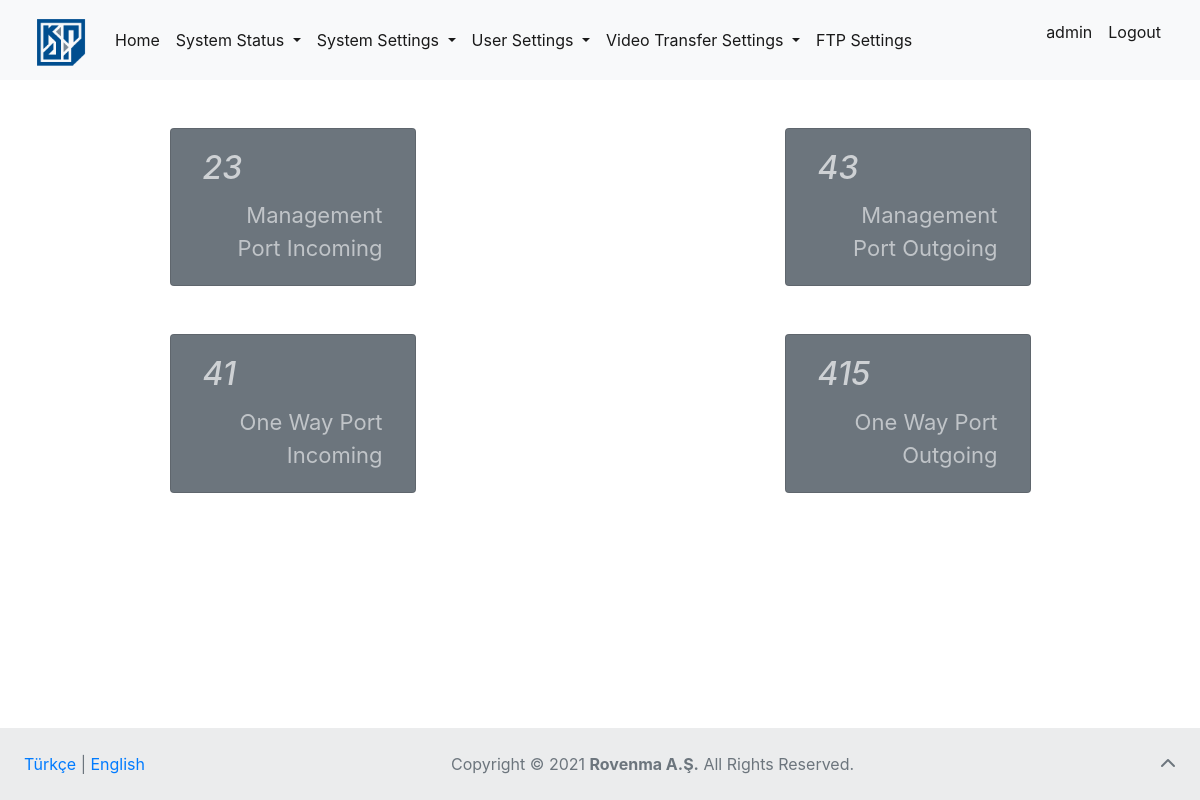
The app's page /packets/ (signed in) with its own data.
### page_articles/models.py (models this page shows, shortened)
class NavbarFooterArticles(models.Model):
    lang = models.CharField(
        verbose_name="Language (like TR or EN)", max_length=2)
    homepage = models.CharField(verbose_name="Home (link)", max_length=20)
    system_status = models.CharField(
        verbose_name="System Status (dropdown)", max_length=30)
    statistics_field = models.CharField(
        verbose_name="Statistics (field)", max_length=20)
    sensors = models.CharField(verbose_name="Sensors (field)", max_length=20)
    packets = models.CharField(verbose_name="Packets (field)", max_length=20, default=None, null=True)
    log_records = models.CharField(
        verbose_name="Log Records (field)", max_length=30)
    system_settings = models.CharField(
        verbose_name="System Settings (dropdown)", max_length=30)
    remote_access_settings = models.CharField(
        verbose_name="Remote Access Settings (field)", max_length=35)
    cli_access_settings = models.CharField(
        verbose_name="CLI Access Settings (field)", max_length=35)
    time_settings = models.CharField(
        verbose_name="Time Settings (field)", max_length=35)
    user_settings = models.CharField(
        verbose_name="User Settings (dropdown)", max_length=35)
    user_administration = models.CharField(
        verbose_name="User Administration (field)", max_length=30)
    authorization = models.CharField(
        verbose_name="Authorization (field)", max_length=35)
    password_changing = models.CharField(
        verbose_name="Password Changing (field)", max_length=35)
    video_transfer = models.CharField(
        verbose_name="Video Transfer Settings (dropdown)", max_length=35, default=None, null=True)
    video_transfer_settings = models.CharField(
        verbose_name="Settings (field)", max_length=15, default=None, null=True)
    input_settings = models.CharField(
        verbose_name="Input Settings (field)", max_length=18, default=None, null=True)
    ftp_settings = models.CharField(
        verbose_name="FTP Settings (field)", max_length=15, default=None, null=True)
    logout_link = models.CharField(verbose_name="Logout (link)", max_length=20)
    footer = models.CharField(
        verbose_name="All Rights Reserved (text)", max_length=35)

class PacketsTitles(models.Model):
    lang = models.CharField(verbose_name="Language (like TR or EN)", max_length=2)
    management_port_incoming = models.CharField(verbose_name="Management Port Incoming (title)", max_length=30)
    management_port_outgoing = models.CharField(verbose_name="Management Port Outgoing (title)", max_length=30)
    one_way_port_incoming = models.CharField(verbose_name="One Way Port Incoming (title)", max_length=30)
    one_way_port_outgoing = models.CharField(verbose_name="One Way Port Outgoing (title)", max_length=30)

### status/views.py (the view)
# urls.py: path('packets/', views.packets, name="packets"),
def packets(request):
    if request.user.is_authenticated:
        lang = "EN"
        cookie_lang = request.COOKIES.get("lang")
        for article in StaticsArticle.objects.all():
            if cookie_lang == article.lang:
                lang = article.lang
                break
        navbar = NavbarFooterArticles.objects.get(lang=lang)
        packetsTitle = PacketsTitles.objects.get(lang=lang)
        pcs = Packets.objects.all().first()
        print(packetsTitle.management_port_incoming)
        context = {
            "navbar_articles": navbar,
            "pcs1": [{"title": packetsTitle.management_port_incoming, "pcs": pcs.management_port_incoming}, {"title": packetsTitle.management_port_outgoing,"pcs":pcs.management_port_outgoing}],
            "pcs2": [{"title": packetsTitle.one_way_port_incoming, "pcs": pcs.one_way_port_incoming}, {"title": packetsTitle.one_way_port_outgoing, "pcs":pcs.one_way_port_outgoing}]
        }
        return render(request, "status/statics/pcs.html", context)
    else:
        return redirect('login')

### templates/status/statics/pcs.html (shortened to what this page needs)
{% extends 'base.html' %}  {% block body %}
<div class="column mt-5">
  <div class="pcs1 row mt-5 mb-5">
    {% for packet in pcs1 %}
    <div
      class="card text-center bg-secondary text-light"
      style="width: 20%"
      id="container-card"
    >
      <div class="card-body">
        <h5
          class="card-title"
          style="
            text-align: start;
            opacity: 0.7;
            font-style: italic;
            font-size: 32px;
          "
        >
          {{ packet.pcs }}
        </h5>
        <p
          class="card-text"
          style="text-align: end; opacity: 0.6; font-size: 22px"
        >
          {{ packet.title }}
        </p>
      </div>
    </div>
    {% endfor %}
  </div>
  <div class="pcs2 row mt-5">
    {% for packet in pcs2 %}
    <div
      class="card text-center bg-secondary text-light"
      style="width: 20%"
      id="container-card"
    >
      <div class="card-body">
        <h5
          class="card-title"
          style="
            text-align: start;
            opacity: 0.7;
            font-style: italic;
            font-size: 32px;
          "
        >
          {{ packet.pcs }}
        </h5>
        <p
          class="card-text"
          style="text-align: end; opacity: 0.6; font-size: 22px"
        >
          {{ packet.title }}
        </p>
      </div>
    </div>
    {% endfor %}
  </div>
</div>
{% endblock body %}

### templates/base.html (shortened to what this page needs)
<!DOCTYPE html>
<html lang="en">
  <head>
    <link
      href="https://cdn.jsdelivr.net/npm/bootstrap@5.0.2/dist/css/bootstrap.min.css"
      rel="stylesheet"
    />
    <link
      rel="stylesheet"
      href="https://stackpath.bootstrapcdn.com/bootstrap/4.1.3/css/bootstrap.min.css"
    />
  </head>
  <body>
    <div id="page-container">
        {% block nonavbar %}
            <nav class="navbar navbar-expand-lg navbar-light bg-light">
                <div class="container-fluid">
                  <a href="{% url 'home' %}" class="navbar-brand fs-3" href="#">
                    {% load static %}
                    <img
                      width="60"
                      height="50"
                      class="d-inline-block align-text-top"
                      src="{% static 'images/kindi.png' %}"
                      alt="Kindi"
                  /></a>
                  <div class="collapse navbar-collapse" id="navbarSupportedContent">
                    <ul class="navbar-nav me-auto mb-2 mb-lg-0">
                      <li class="nav-item">
                        <a
                          class="nav-link active"
                          aria-current="page"
                          href="{% url 'home' %}"
                          >{{ navbar_articles.homepage }}</a
                        >
                      </li>
                      <div class="nav navbar-nav me-auto mb-2 mb-lg-0">
                        <li class="nav-item dropdown">
                          <a
                            class="nav-link dropdown-toggle active"
                            href="#"
                            id="navbarDropdown"
                            role="button"
                            data-bs-toggle="dropdown"
                            aria-expanded="false"
                          >
                            {{ navbar_articles.system_status }}
                          </a>
                        </li>
                        <li class="nav-item dropdown">
                          <a
                            class="nav-link dropdown-toggle active"
                            href="#"
                            id="system_settings"
                            role="button"
                            data-bs-toggle="dropdown"
                            aria-expanded="false"
                          >
                            {{ navbar_articles.system_settings}}
                          </a>
                        </li>
                        <li class="nav-item dropdown">
                          <a
                            class="nav-link dropdown-toggle active"
                            href="#"
                            id="user_settings"
                            role="button"
                            data-bs-toggle="dropdown"
                            aria-expanded="false"
                          >
                            {{ navbar_articles.user_settings }}
                          </a>
                        </li>
                        <li class="nav-item dropdown">
                          <a
                            class="nav-link dropdown-toggle active"
                            href="#"
                            id="video_transfer"
                            role="button"
                            data-bs-toggle="dropdown"
                            aria-expanded="false"
                          >
                            {{ navbar_articles.video_transfer }}
                          </a>
                        </li>
                      </div>
                      <li class="nav-item">
                        <a
                          class="nav-link active"
                          aria-current="page"
                          href="{% url 'ftp_settings' %}"
                          >{{ navbar_articles.ftp_settings }}</a
                        >
                      </li>
                    </ul>
                    <ul class="nav navbar-nav navbar-right">
                      <li class="nav-item">
                        <p class="nav-link active">{{request.user}}</p>
                      </li>
                      <li class="nav-item">
                        <a
                          class="nav-link active"
                          aria-current="page"
                          href="{% url 'logout' %}"
                          >{{ navbar_articles.logout_link }}</a
                        >
                      </li>
                    </ul>
                  </div>
                </div>
              </nav>
        {% endblock nonavbar %}
        <div id="content-wrap">
         {% block body %} {% endblock body %}
        </div>
        {% block nofooter %}
            <footer id="footer" class="text-center text-lg-start bg-light text-muted">
          <div
            class="text-center p-4"
            style="background-color: rgba(0, 0, 0, 0.05)"
          >
            <div style="display: inline-block; float: left;">
              <a href="{% url 'change_lang' lang='TR' %}">Türkçe</a> |
              <a href="{% url 'change_lang' lang='EN' %}">English</a>
            </div>
            <div style="text-align: center;">
              <a
                href="https://www.copyright.gov/what-is-copyright/"
                class="text-reset"
                target="_blank"
                >Copyright ©</a
              >
              2021
              <a
                target="_blank"
                class="text-reset fw-bold"
                href="https://www.rovenma.com/"
                >Rovenma A.Ş.</a
              >
              {{ navbar_articles.footer }}.
            <a
              class="text-muted"
              style="display: inline-block; float: right"
              href="#"
              ><i class="fas fa-chevron-up"></i
            ></a>
            </div>
          </div>
        </footer>
        {% endblock nofooter %}
  </body>
</html>

### templates/base.html (style rules this page uses)
#page-container { position: relative; min-height: 100vh; }
#content-wrap { padding-bottom: 4.5rem; }
#footer { position: absolute; bottom: 0; width: 100%; height: 4.5rem; }

### templates/status/statics/pcs.html (style rules this page uses)
body { overflow: hidden; }
.pcs1, .pcs2 { flex-direction: row; justify-content: space-around; }

### records on screen
NavbarFooterArticles: homepage "Home", system_status "System Status", system_settings "System Settings", user_settings "User Settings", video_transfer "Video Transfer Settings", ftp_settings "FTP Settings", logout_link "Logout", footer "All Rights Reserved"
PacketsTitles: title "Management Port Incoming" "Management Port Outgoing", title "One Way Port Incoming" "One Way Port Outgoing"

### other values on screen
{{ request.user }} "admin"
{{ packet.pcs }} "23" "43"
{{ packet.pcs }} "41" "415"
